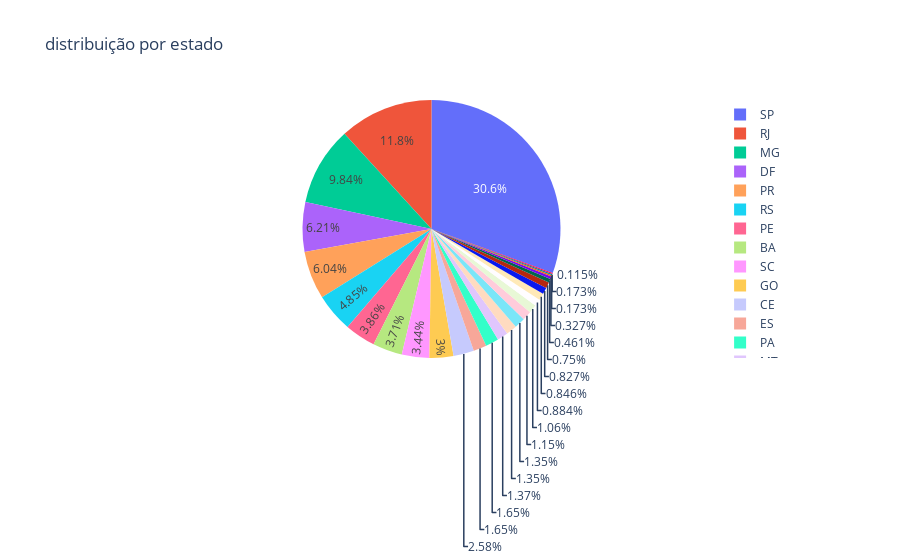

Notebook code cell kept with this figure:
### Code cell
piechart(ricos)

### Figure 1 — Plotly figure (JSON) as saved in the notebook; plotly's stock layout.template omitted (floating-point values rounded to 4 significant figures)
{"data": [{"domain": {"x": [0, 1], "y": [0, 1]}, "hovertemplate": "label=%{label}<br>value=%{value}<extra></extra>", "labels": ["SP", "RJ", "MG", "DF", "PR", "RS", "PE", "BA", "SC", "GO", "CE", "ES", "PA", "MT", "RN", "PB", "MS", "MA", "PI", "AL", "SE", "AM", "TO", "RO", "RR", "AP", "AC"], "legendgroup": "", "name": "", "showlegend": true, "type": "pie", "values": [1589, 613, 512, 323, 314, 252, 201, 193, 179, 156, 134, 86, 86, 71, 70, 70, 60, 55, 46, 44, 43, 39, 24, 17, 9, 9, 6]}], "layout": {"legend": {"tracegroupgap": 0}, "title": {"text": "distribuição por estado"}}}
